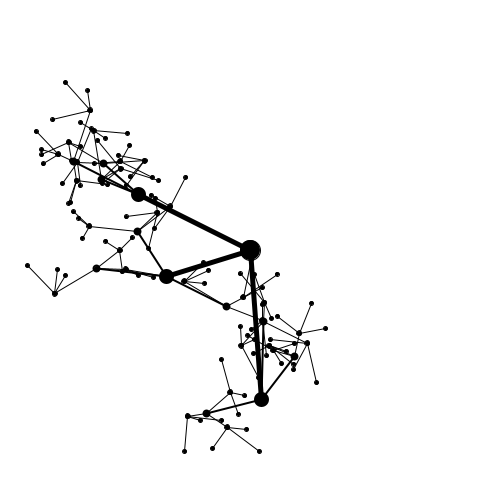
Frame 1 (no input)
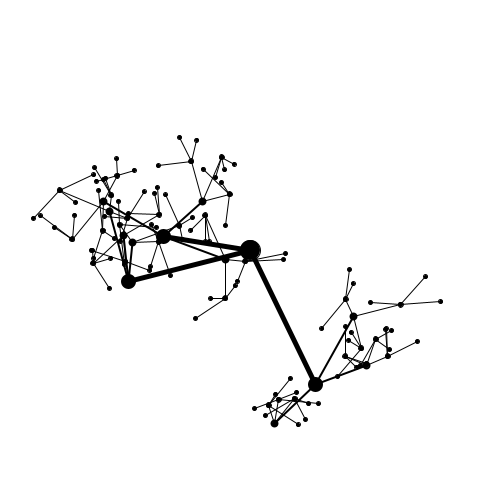
Frame 60 (the mouse pressed at the canvas centre just before this capture)
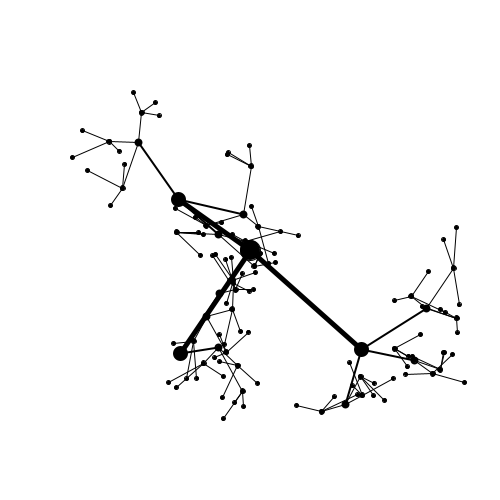
Frame 120 (the mouse held since frame 60 and released just before this capture)

The Processing sketch that drew these frames (run headless with seeded random() and noise(); from frame 60 on, the mouse is pressed at the canvas centre):

// Processing sketch: processing_128693
// ── processing_128693.pde

Node tree;
int fanout = 3; // maximum node fanout
int max_level = 5; // maximum tree depth
int span = 50;
int jump = 2;

void setup() {
 size(500, 500);
 mouseReleased();
}

void draw() {
  background(255);
  tree.draw(width/2, height/2, 1);
  tree.update();
}

void mouseReleased() {
   tree = new Node(1);
} 

class Node {
  float angle, radius; // node polar coordinates wrt parent node
  float rotation; // node rotation speed
  Node[] children; // list of children
  
  Node(int _level) {
    angle = random(0, TWO_PI);
    radius = random(50, width / 3) / (_level - 1);
    rotation = (_level) * radians(random(-1, 1)) / 2.0;
    
    if(_level == max_level) {
      children = new Node[0];
      return;
    }
    
    children = new Node[fanout];
    for (int i = 0; i < fanout; i++) {
      children[i] = new Node(_level + 1);
    }
  }
    
  void draw(float _x, float _y, int _level) {
    fill(0);
    stroke(0);
    ellipse(_x, _y, 20 / _level, 20 / _level); // draw node
    for (int i = 0; i < children.length; i++) {
      strokeWeight(5 / _level);
      float cx = _x + children[i].radius * cos(children[i].angle);
      float cy = _y + children[i].radius * sin(children[i].angle);
      line(_x, _y, cx, cy); // draw edge
      children[i].draw(cx, cy, _level + 1);
    }
  }
  
  void update() {
    angle += rotation;
    for (int i = 0; i < children.length; i++) {
      children[i].update();
    }
  }
}
